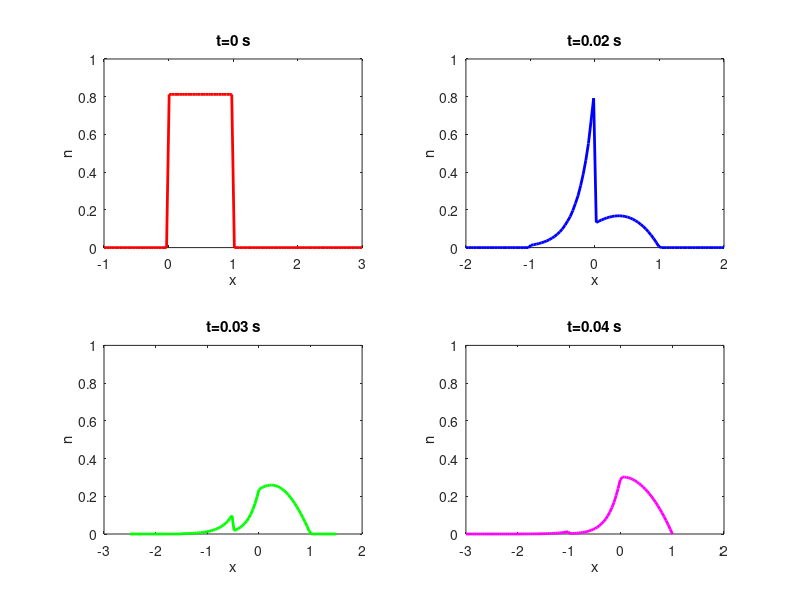

MATLAB code for this plot:


function muscle_char
close all
clear all
clc

par.f1=43.3;
par.g1=10;
par.g2=209;
par.h=1;
par.v = 50;    % the velocity. Change the value to suit
par.num = 100; % number of space points


% initial conditions
x0 = linspace(-1,3,par.num);
n0 = f(x0,par)./(f(x0,par) + g(x0,par));
y0 = [x0 n0]; 

output_times = linspace(0,0.04,5);  % to make the curves for a constant v
% integrate the odes, one for each x point
[tout,yout]=ode45(@(t,y)derivs(t,y,par),output_times,y0);

% All the real work is done now. The rest is just plotting the output.
figure(1)
subplot(2,2,1)
plot(yout(1,1:par.num),yout(1,par.num+1:2*par.num),'LineWidth',2,'r')
xlabel('x')
ylabel('n')
title('t=0 s')
ylim([0 1])

subplot(2,2,2)
plot(yout(3,1:par.num),yout(3,par.num+1:2*par.num),'LineWidth',2,'b')
xlabel('x')
ylabel('n')
title('t=0.02 s')
ylim([0 1])

subplot(2,2,3)
plot(yout(4,1:par.num),yout(4,par.num+1:2*par.num),'LineWidth',2,'g')
xlabel('x')
ylabel('n')
title('t=0.03 s')
ylim([0 1])

subplot(2,2,4)
plot(yout(5,1:par.num),yout(5,par.num+1:2*par.num),'LineWidth',2,'m')
xlabel('x')
ylabel('n')
title('t=0.04 s')
ylim([0 1])


end


%% ------------------------------------------------
% RHS of ode
function out = derivs(t,y,par)
x = y(1:par.num);
n = y(par.num+1:2*par.num);

N = trapz(x,n);
out(1:par.num) = -par.v;
out(par.num+1:2*par.num) = (1-N).*f(x,par) - n.*g(x,par);

end

%% ------------
function out = f(x,par)
out = 0 + (x>0 & x<1).*(par.f1*x);
end

function out = g(x,par)
out = par.g2*(x<=0) + par.g1*x.*(x>0);
end
